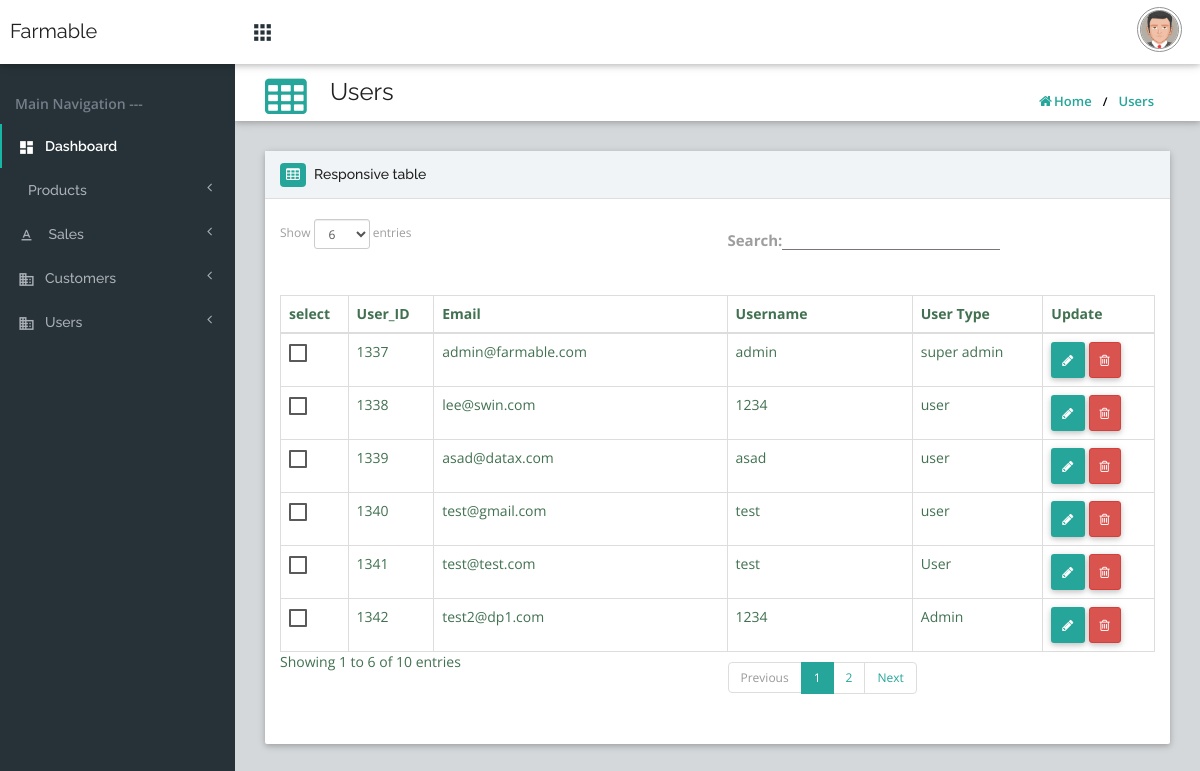
Page /admin/users.php?flag=0 (signed in) on the committed database.
### tables this page shows
CREATE TABLE `users` (
  `user_ID` int(11) NOT NULL,
  `email` varchar(64) NOT NULL,
  `username` varchar(64) NOT NULL,
  `password` varchar(64) NOT NULL,
  `userType` varchar(32) NOT NULL
);

### admin/users.php (the view, shortened to what this page needs)
<?php
 include_once("connection.php");
?>
<!DOCTYPE html>
<html lang="en">
    <head><meta http-equiv="Content-Type" content="text/html; charset=windows-1252">
        <link href="assets/plugins/jquery-ui-1.12.1/jquery-ui.min.css" rel="stylesheet" type="text/css" />
        <link href="assets/plugins/materialize/css/materialize.min.css" rel="stylesheet">
        <link href="assets/bootstrap/css/bootstrap.min.css" rel="stylesheet">
        <link href="assets/plugins/animate/animate.css" rel="stylesheet" />
        <link href="assets/font-awesome/css/font-awesome.min.css" rel="stylesheet" type="text/css" />
        <link href="assets/plugins/monthly/monthly.css" rel="stylesheet" type="text/css" />
        <link href="assets/plugins/simplebar/dist/simplebar.css" rel="stylesheet" type="text/css" />
        <link href="assets/plugins/malihu-custom-scrollbar/jquery.mCustomScrollbar.css" rel="stylesheet" type="text/css" />
        <link href="assets/dist/css/stylematerial.css" rel="stylesheet">
    </head>
    <body>
        <div id="wrapper">
            <nav class="navbar navbar-inverse navbar-fixed-top">
                <a class="navbar-brand pull-left" href="index.php">
                    <br>
                    <h2>Farmable</h2>
                </a>
                <a id="menu-toggle">
                    <i class="material-icons">apps</i>
                </a>
                <div class="navbar-custom-menu hidden-xs">
                    <ul class="navbar navbar-right">
                        <li class="dropdown">
                            <a class='dropdown-button user-pro' href='#' data-activates='dropdown-user'>
                                <img src="assets/dist/img/avatar5.png" class="img-circle" height="45" width="50" alt="User Image">
                            </a>
                        </li>
                    </ul>
                </div>
            </nav>
            <div id="sidebar-wrapper" class="waves-effect" data-simplebar>
                <div class="navbar-default sidebar" role="navigation">
                    <div class="sidebar-nav navbar-collapse">
                        <ul class="nav" id="side-menu">
                            <li class="list-header">Main Navigation ---</li>
                            <li class="active-link"><a href="index.php"><i class="material-icons">dashboard</i>Dashboard</a></li>
                            <li>
                                <a><i class="material-icons"></i>Products<span class="fa arrow"></span></a>
                            </li>
                            <li><a><i class="material-icons">text_format</i> Sales<span class="fa arrow"></span></a>
                            </li>
                            <li><a><i class="material-icons">business</i>Customers<span class="fa arrow"></span></a>
                            </li>
                            <li><a><i class="material-icons">business</i>Users<span class="fa arrow"></span></a>
                            </li>
                        </ul>
                    </div>
                </div>
            </div>
            <div id="page-content-wrapper">
                <div class="page-content">
                    <section class="content-header z-depth-1">
                        <div class="header-icon">
                            <i class="fa fa-table"></i>
                        </div>
                        <div class="header-title">
                            <h1> Users </h1>
                            <ul class="link hidden-xs">
                                <li><a href="index.php"><i class="fa fa-home"></i>Home</a></li>
                                <li><a href="users.php">Users</a></li>
                            </ul>
                        </div>
                    </section>
                            <div class="col-lg-12 col-md-12 col-sm-12 col-xs-12">
                                <div class="card">
                                    <div class="card-header">
                                        <i class="fa fa-table fa-lg"></i>
                                        <h2>Responsive table</h2>
                                    </div>
                                    <div class="card-content">
                                        <div class="table-responsive">
                                            <table class="table table-bordered table-hover" id="dataTableExample1">
                                                <thead>
                                                    <tr>
                                                        <th>select</th>
                                                        <th>User_ID</th>
                                                        <th>Email </th>
                                                        <th>Username</th>
                                                        <th>User Type</th>
                                                        <th>Update</th>
                                                    </tr>
                                                </thead>
                                                <tbody>
      <?php
          $query1= "SELECT * FROM users";
          $result1 = mysqli_query($connection, $query1);
            while ($row1 = mysqli_fetch_assoc($result1))
              { ?>
                <tr>
                    <td>
                        <label for="test1"></label>
                    </td>
                    <td><?php echo $row1["user_ID"]; ?></td>
                    <td><?php echo $row1["email"]; ?></td>
                    <td><?php echo $row1["username"]; ?></td>
                    <td><?php echo $row1["userType"]; ?></td>
                    <td>
                    <button class="btn btn-sm" data-toggle="tooltip" data-placement="left" title="Update"><i class="fa fa-pencil" onclick="location.href='http://localhost/farm/admin/editusers.php?id=<?php echo $row1["user_ID"]; ?>';" aria-hidden="true"></i></button>
                    <button class="btn btn-danger btn-sm" data-toggle="tooltip" data-placement="right" title="Delete "><i class="fa fa-trash-o" aria-hidden="true" onclick="location.href='http://localhost/farm/admin/delete_users_user.php?id=<?php echo $row1["user_ID"]; ?>';"></i></button>
                            </td>
                        </tr>
                                                        <?php } ?>
                                                </tbody>
                                            </table>
                                        </div>
                                    </div>
                                </div>
                            </div>
                        </div>
                    </div>
                </div>
    </body>
</html>

### rows in the picture
users: user_ID "1337", email "admin@farmable.com", username "admin", userType "super admin"
users: user_ID "1338", email "lee@swin.com", username "1234", userType "user"
users: user_ID "1339", email "asad@datax.com", username "asad", userType "user"
users: user_ID "1340", email "test@gmail.com", username "test", userType "user"
users: user_ID "1341", email "test@test.com", username "test", userType "User"
users: user_ID "1342", email "test2@dp1.com", username "1234", userType "Admin"
